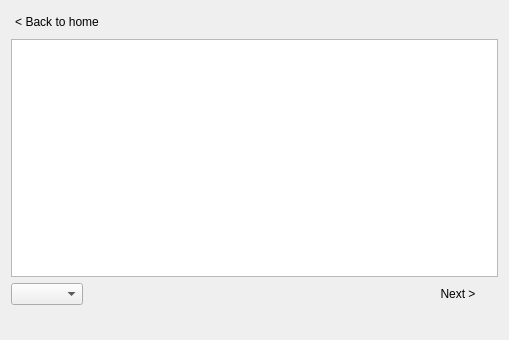
<?xml version="1.0" encoding="UTF-8"?>
<ui version="4.0">
 <class>CPuzzleWidget</class>
 <widget class="QWidget" name="CPuzzleWidget">
  <property name="geometry">
   <rect>
    <x>0</x>
    <y>0</y>
    <width>509</width>
    <height>340</height>
   </rect>
  </property>
  <property name="minimumSize">
   <size>
    <width>100</width>
    <height>100</height>
   </size>
  </property>
  <property name="windowTitle">
   <string>Form</string>
  </property>
  <layout class="QGridLayout" name="gridLayout">
   <property name="bottomMargin">
    <number>9</number>
   </property>
   <property name="spacing">
    <number>6</number>
   </property>
   <item row="3" column="0">
    <widget class="QLabel" name="m_puzzle_name_label">
     <property name="font">
      <font>
       <family>Noto Sans</family>
       <pointsize>8</pointsize>
       <weight>50</weight>
       <italic>false</italic>
       <bold>false</bold>
      </font>
     </property>
     <property name="styleSheet">
      <string notr="true">font: 8pt &quot;Noto Sans&quot;; color: rgb(176, 176, 176);</string>
     </property>
     <property name="text">
      <string/>
     </property>
    </widget>
   </item>
   <item row="0" column="0" colspan="2" alignment="Qt::AlignLeft">
    <widget class="QPushButton" name="m_back_button">
     <property name="text">
      <string>&lt; Back to home</string>
     </property>
     <property name="flat">
      <bool>true</bool>
     </property>
    </widget>
   </item>
   <item row="1" column="0" colspan="6">
    <widget class="QGraphicsView" name="m_puzzle_view">
     <property name="verticalScrollBarPolicy">
      <enum>Qt::ScrollBarAlwaysOff</enum>
     </property>
     <property name="horizontalScrollBarPolicy">
      <enum>Qt::ScrollBarAlwaysOff</enum>
     </property>
     <property name="sizeAdjustPolicy">
      <enum>QAbstractScrollArea::AdjustToContents</enum>
     </property>
     <property name="backgroundBrush">
      <brush brushstyle="SolidPattern">
       <color alpha="255">
        <red>255</red>
        <green>255</green>
        <blue>255</blue>
       </color>
      </brush>
     </property>
     <property name="alignment">
      <set>Qt::AlignLeading|Qt::AlignLeft|Qt::AlignTop</set>
     </property>
     <property name="transformationAnchor">
      <enum>QGraphicsView::NoAnchor</enum>
     </property>
     <property name="resizeAnchor">
      <enum>QGraphicsView::NoAnchor</enum>
     </property>
     <property name="viewportUpdateMode">
      <enum>QGraphicsView::SmartViewportUpdate</enum>
     </property>
     <property name="rubberBandSelectionMode">
      <enum>Qt::IntersectsItemShape</enum>
     </property>
    </widget>
   </item>
   <item row="2" column="0">
    <widget class="QComboBox" name="m_level_list"/>
   </item>
   <item row="2" column="5">
    <widget class="QPushButton" name="m_next_button">
     <property name="text">
      <string>Next &gt;</string>
     </property>
     <property name="flat">
      <bool>true</bool>
     </property>
    </widget>
   </item>
   <item row="2" column="4">
    <spacer name="horizontalSpacer_2">
     <property name="orientation">
      <enum>Qt::Horizontal</enum>
     </property>
     <property name="sizeHint" stdset="0">
      <size>
       <width>40</width>
       <height>20</height>
      </size>
     </property>
    </spacer>
   </item>
   <item row="3" column="1">
    <spacer name="horizontalSpacer_3">
     <property name="orientation">
      <enum>Qt::Horizontal</enum>
     </property>
     <property name="sizeHint" stdset="0">
      <size>
       <width>40</width>
       <height>20</height>
      </size>
     </property>
    </spacer>
   </item>
   <item row="2" column="1">
    <spacer name="horizontalSpacer">
     <property name="orientation">
      <enum>Qt::Horizontal</enum>
     </property>
     <property name="sizeHint" stdset="0">
      <size>
       <width>40</width>
       <height>20</height>
      </size>
     </property>
    </spacer>
   </item>
   <item row="2" column="2" colspan="2">
    <widget class="QLabel" name="m_puzzle_status">
     <property name="text">
      <string/>
     </property>
     <property name="alignment">
      <set>Qt::AlignCenter</set>
     </property>
    </widget>
   </item>
  </layout>
 </widget>
 <resources/>
 <connections/>
</ui>
